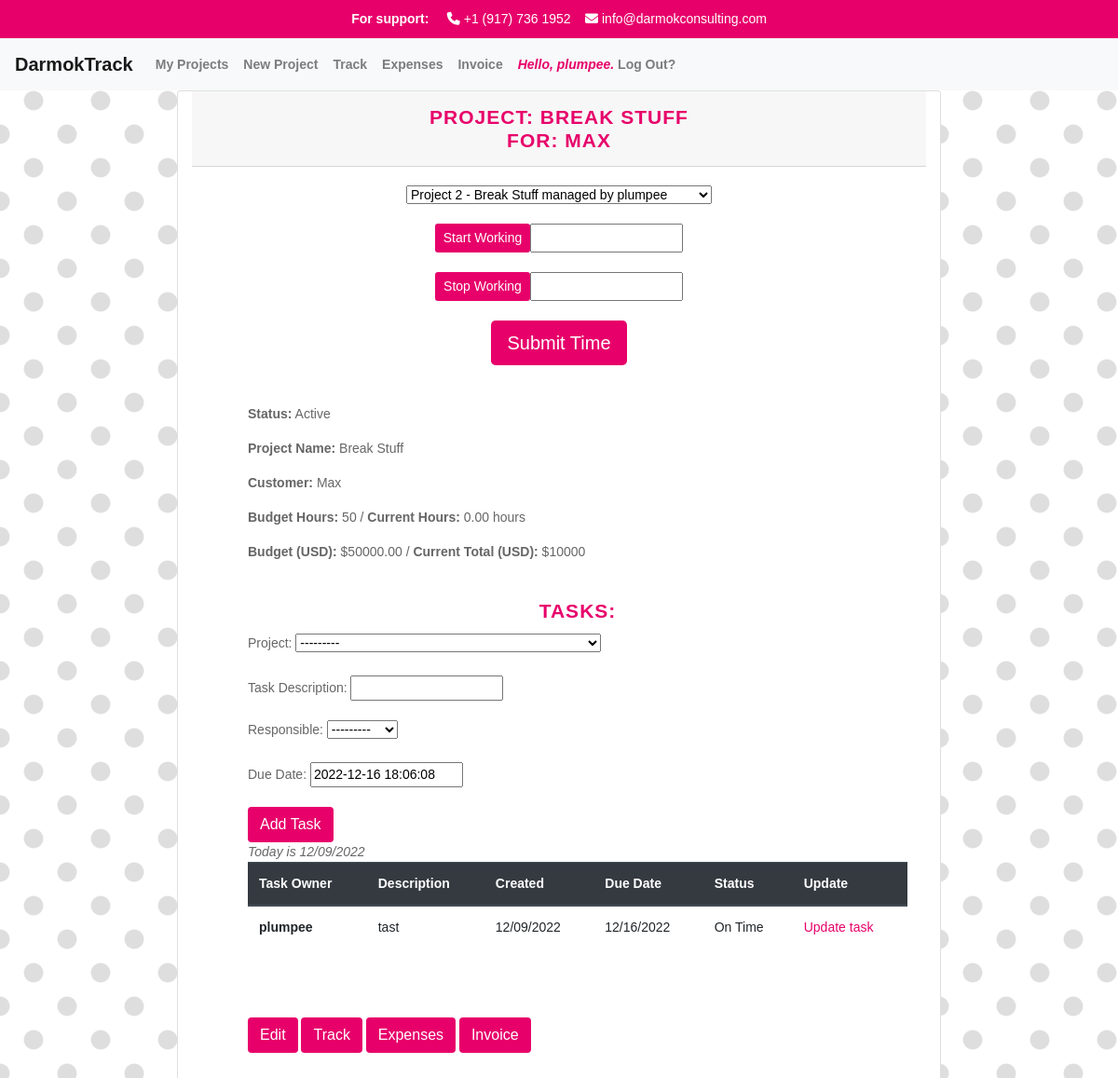
/project/2 (signed in), run on the app's committed database.
### apps/track/models.py (models this page shows, shortened)
class User(AbstractUser):
    def __str__(self):
        return self.username

class Project(models.Model):
    project_manager = models.ForeignKey(User, related_name='project_manager', on_delete=models.CASCADE)
    name = models.CharField("Project Name", max_length=250)
    start = models.DateTimeField(auto_now_add=True)
    customer = models.CharField(max_length=250)
    budget_hours = models.IntegerField(default=0)
    budget_dollars = models.DecimalField(max_digits=10, decimal_places=2, default=0.00)
    is_active = models.BooleanField("Active", default=True)
    projects = models.ForeignKey(User, blank=True, related_name="project_list", on_delete=models.CASCADE)
    time_models = models.ManyToManyField(TimeModel, related_name='projects')
    class Meta:
        ordering = ['-start']
    def __str__(self):
        return f"Project {self.id} - {self.name} managed by {self.project_manager.username}"
    def get_elapsed_time(self):
        elapsed_time = self.timemodel_set.all().aggregate(Sum('elapsed_time'))
        if elapsed_time['elapsed_time__sum'] is None:
            return 0
        elapsed_time_seconds = elapsed_time['elapsed_time__sum']
        elapsed_time_timedelta = timedelta(seconds=elapsed_time_seconds)
        elapsed_time_hours = elapsed_time_timedelta / timedelta(hours=1)
        return elapsed_time_hours

class ProjectTask(models.Model):
    TODO = 'todo'
    COMPLETE = 'complete'
    CANCELED = 'canceled'
    CHOICES_STATUS = {
        (TODO, 'todo'),
        (COMPLETE, 'complete'),
        (CANCELED, 'canceled'),
    }
    project = models.ForeignKey(Project, related_name="tasks", on_delete=models.CASCADE)
    description = models.CharField("Task Description", max_length=250)
    task_owner = models.ForeignKey(User, related_name='task_owner', on_delete=models.CASCADE)
    created = models.DateTimeField(auto_now_add=True)
    status = models.CharField(max_length=25, choices=CHOICES_STATUS, default=TODO)
    due_date = models.DateTimeField(default=default_future)
    class Meta:
        ordering = ['due_date']

### apps/track/views.py (the view, shortened to what this page needs)
# urls.py: path("project/<int:id>", views.project, name="project"),
def project(request, id):
    projects = Project.objects.filter(id=id)
    project = Project.objects.get(id=id)
    time_models = project.time_models.all()
    form = AddTaskForm()
    timeform = TimeForm(initial={'project': project})
    tasks_todo = ProjectTask.objects.filter(status=ProjectTask.TODO)
    tasks_complete = ProjectTask.objects.filter(status=ProjectTask.COMPLETE)
    tasks_canceled = ProjectTask.objects.filter(status=ProjectTask.CANCELED)
    elapsed_time = project.get_elapsed_time()
    return render(request, "track/project.html", {
        "projects": projects,
        "id": id,
        "tasks_todo": tasks_todo,
        "tasks_complete": tasks_complete,
        "tasks_canceled": tasks_canceled,
        "form": form,
        "timeform": timeform,
        "project": project,
        "time_models": time_models,
        "elapsed_time": elapsed_time,
    })

### apps/track/forms.py
class AddTaskForm(forms.ModelForm):
    class Meta:
        model = ProjectTask
        fields =('project', 'description', 'task_owner', 'due_date',)
        labels = {
            'project': ('Project'),
            'description': ('Task Description'),
            'task_owner': ('Responsible'),
            'due_date': ('Due Date'),
        }

class TimeForm(forms.ModelForm):
    class Meta:
        model = TimeModel
        fields = ('start_time', 'end_time', 'project', )
        widgets = {
            'start_time': forms.TextInput(attrs={'id': 'start_time'}),
            'end_time': forms.TextInput(attrs={'id': 'end_time'}),
            'project': Select(),
        }
    project = forms.ModelChoiceField(queryset=Project.objects.all())

### apps/track/models.py (called while the page is built)
def default_future():
        return timezone.now() + timezone.timedelta(days=7)

### apps/track/templates/track/project.html (shortened to what this page needs)
{% extends 'track/layout.html' %}
{% load mathfilters %}
{% load static %}
{% block body %}
    {% if user.is_authenticated %}
        <div class="row">
        {% for project in projects %}
                <div class="card col-sm-8">
                    <div class="{% if project.is_active %}card-header{% else %}card-header bg-secondary{% endif %}">
                        <h3 class="card-title mb-0">
                            Project: {{ project.name }}
                            <br>
                            for: {{ project.customer }}
                        </h3>
                    </div>
                    <div class="{% if project.is_active %}card-body{% else %}card-body bg-inactive{% endif %}">
                        <form action="" method="post">
                            <div class="row justify-content-center">
                            {{ timeform.project }}
                            </div>
                            <br>
                            <div class="row justify-content-center">
                            <input type="button" class="btn btn-darmok btn-sm" value="Start Working" onclick="addCurrentTime('start_time')" /> {{ timeform.start_time }}
                            </div>
                            <br>
                            <div class="row justify-content-center">
                            <input type="button" class="btn btn-darmok btn-sm" value="Stop Working" onclick="addCurrentTime('end_time')" /> {{ timeform.end_time }}
                            </div>
                            <br>
                            <div class="row justify-content-center">
                            <button type="submit" class="btn btn-darmok btn-lg center" value="Submit">Submit Time</button>
                            </div>
                        </form>
                        <br>
                        <br>
                        <ul><strong>Status:</strong>
                            {% if project.is_active %}
                            Active
                            {% else %}
                            <div class="inactive">
                                Inactive
                            </div>
                            {% endif %}
                        </ul>
                        <ul><strong>Project Name:</strong> {{ project.name }}</ul>
                        <ul><strong>Customer:</strong> {{ project.customer }}</ul>
                        <ul><strong>Budget Hours:</strong> {{ project.budget_hours }} / <strong>Current Hours:</strong>
                            {{ elapsed_time|floatformat:2 }} hours</ul>
                        <ul><strong>Budget (USD):</strong> ${{ project.budget_dollars }} / <strong>Current Total (USD):</strong> ${{ project.budget_hours|mul:200 }}</ul>
                        <br>
                        {% if project.is_active %}
                        <ul><h3>Tasks: </h3>
                            <form id = "add-task-form" method="POST" action="">
                                {{ form.as_p }}
                                <button type="submit" class="btn btn-darmok">Add Task</button>
                            </form>
                                {% if tasks_todo %}
                                <em>Today is {% now "SHORT_DATE_FORMAT" %}</em>
                                <table class="table">
                                    <thead class="thead-dark">
                                        <tr>
                                            <th scope="col">Task Owner</th>
                                            <th scope="col">Description</th>
                                            <th scope="col">Created</th>
                                            <th scope="col">Due Date</th>
                                            <th scope="col">Status</th>
                                            <th scope="col">Update</th>
                                        </tr>
                                    </thead>
                                    {% for task in tasks_todo %}
                                        <tr>
                                            <th scope="row">{{ task.task_owner }}</th>
                                            <td>{{ task.description }}</td>
                                            <td>{{ task.created|date:"SHORT_DATE_FORMAT" }}</td>
                                            <td>{{ task.due_date|date:"SHORT_DATE_FORMAT" }}</td>
                                            {% now "Y-m-d" as todays_date %}{% if todays_date > task.due_date|date:"Y-m-d" %}
                                            <td id="alert">Past due</id>{% else %}<td>On Time{% endif %}</td>
                                            <td><a href="{% url 'update_task' task.pk %}">Update task</a></td>
                                        </tr>
                                        {% endfor %}
                                    </table>
                                {% endif %}
                                <br>
                            </ul>
                                <br>
                        <ul>
                            <a href="{% url 'edit_project' project.id %}" data-id="{{ project.id }}"><button type="button" class="btn btn-darmok">Edit</button></a>
                            <a href="#" data-id="{{ project.id }}"><button type="button" class="btn btn-darmok">Track</button></a>
                            <a href="#" data-id="{{ project.id }}"><button type="button" class="btn btn-darmok">Expenses</button></a>
                            <a href="#" data-id="{{ project.id }}"><button type="button" class="btn btn-darmok">Invoice</button></a>
                        </ul>
                        {% endif %}
                    </div>
                </div>
        {% endfor %}
    </div>
    {% endif %}
{% endblock %}

### apps/track/templates/track/layout.html (shortened to what this page needs)
{% load static %}
<!DOCTYPE html>
<html lang="en">
    <head>
      <link rel="stylesheet" href="https://stackpath.bootstrapcdn.com/bootstrap/4.4.1/css/bootstrap.min.css">
        <link href="{% static '/styles.css' %}" rel="stylesheet">
    </head>
    <body>
        <div class="top-bar">
            <strong>For support:</strong> &nbsp;&nbsp;&nbsp;
            <i class="fa-solid fa-phone"></i> +1 (917) 736 1952&nbsp;&nbsp;&nbsp;
            <i class="fa-solid fa-envelope"></i> info@darmokconsulting.com
        </div>
        <nav class="navbar navbar-expand-lg navbar-light bg-light">
            <a class="navbar-brand" href="{% url 'index' %}">DarmokTrack</a>
                <div class="collapse navbar-collapse" id="navbarSupportedContent">
                  <ul class="navbar-nav mr-auto">
                    {% if user.is_authenticated %}
                    <li class="nav-item">
                        <a class="nav-link" href="{% url 'projects' %}">My Projects</a>
                    <li class="nav-item">
                        <a class="nav-link" href="{% url 'create_project' %}">New Project</a>
                    </li>
                    <li class="nav-item">
                        <a class="nav-link" href="#">Track</a>
                    </li>
                    <li class="nav-item">
                        <a class="nav-link" href="#">Expenses</a>
                    </li>
                    <li class="nav-item">
                        <a class="nav-link" href="#">Invoice</a>
                    </li>
                    <li class="nav-item">
                        <a class="nav-link" href="{% url 'logout' %}"><em class="greeting">Hello, {{ user.username }}.</em> Log Out?</a>
                    </li>
                {% endif %}
                </div>
            </nav>
        <div class="body">
            {% block body %}
            {% endblock %}
    </body>
</html>

### apps/track/static/styles.css (style rules this page uses)
body { font-family: Helvetica, Arial, Lucida, sans-serif; font-size: 14px; color: #666; background-image: radial-gradient(rgb(222, 222, 222) 19.2%, transparent 21.6%), radial-gradient(rgb(222, 222, 222) 19.2%, transparent 21.6%); background-position: 0px 0px, 36px 36px; background-size: 72px 72px; background-color: rgb(255, 255, 255); }
a { color: #e7006a; }
h3 { font-family: 'Fjalla One', Helvetica, Arial, Lucida, sans-serif; font-size: 1.5em; font-weight: 700; text-transform: uppercase; color: #e7006a; letter-spacing: 1px; text-align: center; padding: 3px; }
.btn-darmok { color: white !important; background-color: #e7006a !important; }
.nav-item { font-weight: bold; }
.top-bar { background-color: #e7006a; color: #fff; text-align: center; padding: 10px; }
.greeting { color: #e7006a; }
.card { margin: 0 auto; float: none; margin-bottom: 10px; }
.navbar-brand { font-weight: bold; font-family: 'Fjalla One', Arial, Helvetica, sans-serif; }
.card-header { background-color: #f7f7f7; }

### data on the page
User: username "plumpee"
Project: name "BREAK STUFF", customer "MAX", is_active "Active", name "Break Stuff", customer "Max", budget_hours "50", elapsed_time "0.00", budget_dollars "50000.00", budget_hours|mul "10000", due_date "2022-12-16 18:06:08", now "12/09/2022"
ProjectTask: task_owner "plumpee", description "tast", created "12/09/2022", due_date "12/16/2022", shows "On Time"
